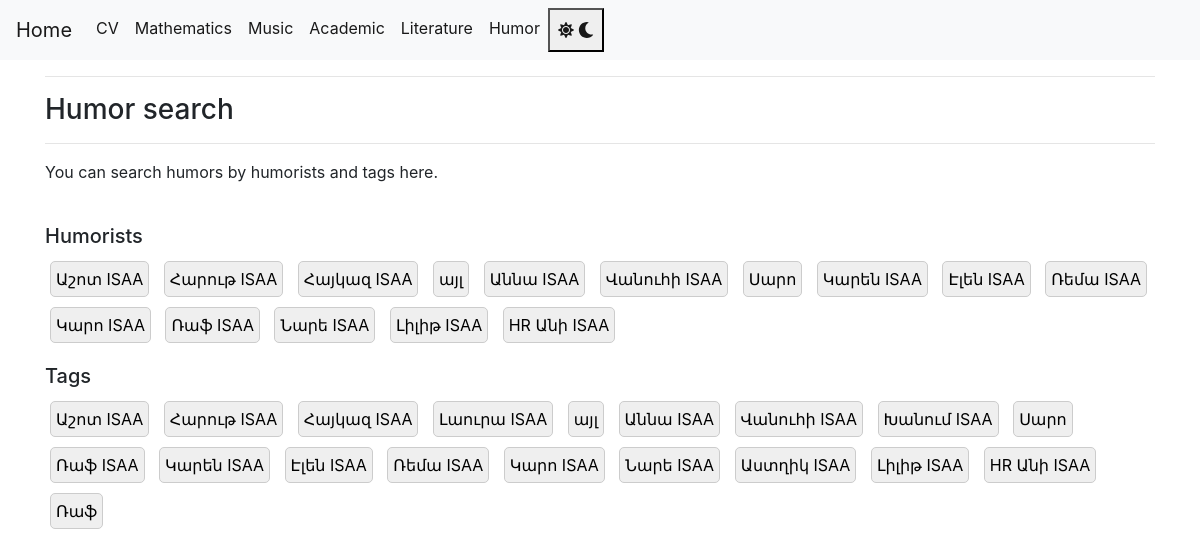
/humor-isaa, run on the app's committed database.
### tables this page shows
CREATE TABLE humorists (
    id INTEGER PRIMARY KEY,
    humorist TEXT NOT NULL
);

CREATE TABLE tags (
    id INTEGER PRIMARY KEY,
    tag TEXT NOT NULL
);

### main.py (the view)
@app.route('/humor-isaa')
def humor_isaa():
    return humor_category("ISAA")

### main.py (called while the page is built)
def get_db_connection():
    conn = sqlite3.connect('database.db')
    conn.row_factory = sqlite3.Row
    return conn

### templates/search_humors.html (shortened to what this page needs)
{% extends 'base.html' %}
{% block content %}
<hr>
<h3>Humor search</h3>
<hr>
<p>You can search humors by humorists and tags here.</p>
<br>
<h5>Humorists</h5>
<p>{% for humorist in humorists %}
    <button class="humorist-frame">{{ humorist }}</button>
    {% endfor %}
</p>
<h5>Tags</h5>
<p>{% for tag in tags %}
    <button class="tag-frame" id="tag-{{ loop.index }}" data-tag="{{ tag }}">{{ tag }}</button>
    {% endfor %}
</p>
{% endblock %}

### static/css/style.css (style rules this page uses)
:root { --bg-color-light: #ffffff; --text-color-light: #000000; --selected-bg-light: #2fff00; --bg-color-dark: #1f1f1f; --text-color-dark: #ffffff; --border-color-dark: #ccc; --selected-bg-dark: #007f00; }
body { background-color: var(--bg-color-light); color: var(--text-color-light); }
.tag-frame, .humorist-frame, .censor-frame { border: 1px solid var(--border-color-dark); border-radius: 5px; padding: 5px; margin: 5px; display: inline-block; }

### data on the page
humorists: humorist "Աշոտ ISAA"
humorists: humorist "Հարութ ISAA"
humorists: humorist "Հայկազ ISAA"
humorists: humorist "այլ"
humorists: humorist "Աննա ISAA"
humorists: humorist "Վանուհի ISAA"
humorists: humorist "Սարո"
humorists: humorist "Կարեն ISAA"
humorists: humorist "Էլեն ISAA"
humorists: humorist "Ռեմա ISAA"
humorists: humorist "Կարո ISAA"
humorists: humorist "Ռաֆ ISAA"
humorists: humorist "Նարե ISAA"
humorists: humorist "Լիլիթ ISAA"
humorists: humorist "HR Անի ISAA"
tags: tag "Աշոտ ISAA"
tags: tag "Հարութ ISAA"
tags: tag "Հայկազ ISAA"
tags: tag "Լաուրա ISAA"
tags: tag "այլ"
tags: tag "Աննա ISAA"
tags: tag "Վանուհի ISAA"
tags: tag "Խանում ISAA"
tags: tag "Սարո"
tags: tag "Ռաֆ ISAA"
tags: tag "Կարեն ISAA"
tags: tag "Էլեն ISAA"
tags: tag "Ռեմա ISAA"
tags: tag "Կարո ISAA"
tags: tag "Նարե ISAA"
tags: tag "Աստղիկ ISAA"
tags: tag "Լիլիթ ISAA"
tags: tag "HR Անի ISAA"
tags: tag "Ռաֆ"
